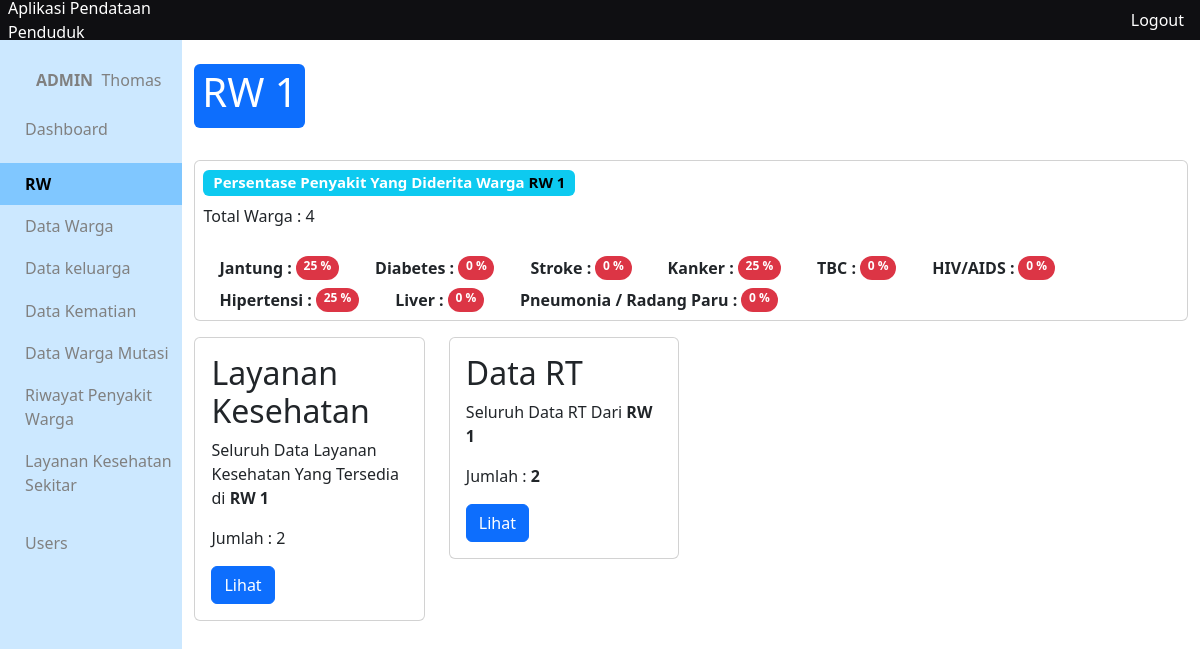
Page /app/views/rw/detail-rw.php?rw=1 (signed in) on the committed database.
### tables this page shows
CREATE TABLE `penyakit` (
  `id_penyakit` int(10) NOT NULL,
  `nama_penyakit` varchar(100) DEFAULT NULL
);

### app/functions/warga/function-crud.php (called while the page is built, shortened)
<?php
require_once __DIR__."/../main-function.php";
function getWargaByRw($rw){
	$query = "SELECT * FROM warga WHERE no_rw = '$rw' ";
	return query($query);
}
?>

### app/functions/main-function.php (called while the page is built, shortened)
<?php
$conn = mysqli_connect("localhost", "root", '', "data_penduduk");
function query($query)
{
	global $conn;
	$result = mysqli_query($conn, $query);
	$rows = [];
		while( $row = mysqli_fetch_assoc($result) ) {
			$rows[] = $row;
		}
	return $rows;
}

### app/functions/penyakit-warga/function-crud.php (called while the page is built, shortened)
<?php
require_once __DIR__.'/../main-function.php';
function getAllPenyakit(){
	$query = "SELECT * FROM penyakit";
	return query($query);
}
function persentasePenyakitByRW($id,$rw){
	$query1 = "SELECT no_rw as rw , id_t_penyakit as id FROM riwayat_penyakit_warga
	INNER JOIN warga ON riwayat_penyakit_warga.nik_penyakit = warga.nik_warga
	WHERE no_rw = '$rw' AND id_t_penyakit = '$id' ";
	$query2 = "SELECT * FROM warga WHERE no_rw = '$rw' ";
	$jumlahWarga = count(query($query2));
	$jumlahPenderita = count(query($query1));
	$persentase = ($jumlahPenderita/$jumlahWarga)*100;
	return $persentase;
}
 ?>

### app/functions/layanan-kesehatan/function-crud.php (called while the page is built, shortened)
<?php
require_once __DIR__.'/../main-function.php';
function getKesehatanInRw($rw){
	$query = "SELECT * FROM layanan_kesehatan WHERE no_rw = '$rw'";
	return query($query);
}
 ?>

### app/functions/rt/function-crud.php (called while the page is built, shortened)
<?php
require_once __DIR__."/../main-function.php";
function getRtInRw($rw){
	$query = "SELECT * FROM rt WHERE no_rw = '$rw'";
	return query($query);
}
?>

### app/views/rw/detail-rw.php (the view)
<?php include_once '../layouts/header.php' ?>
<?php include_once '../layouts/side-bar.php' ?>
<?php require_once "../../functions/rw/function-crud.php" ?>
<?php require_once "../../functions/rt/function-crud.php" ?>
<?php require_once "../../functions/warga/function-crud.php" ?>
<?php require_once "../../functions/layanan-kesehatan/function-crud.php" ?>
<?php require_once "../../functions/penyakit-warga/function-crud.php" ?>
<?php
if (isset($_GET['rw'])) {
	$rw = $_GET['rw'];
}else{
	$rw = 1;
}
$penyakit = getAllPenyakit();
$total_warga = count(getWargaByRw($rw));
?>
<div class="container">
	<div class="badge bg-primary text-wrap mb-3 mt-4">
		<h1>RW <?= $rw ?> </h1>
	</div>
	<div class="penyakit-wrapper my-3">
		<div class="card d-flex p-2">
			<h5>
				<div class="badge bg-info">
					Persentase Penyakit Yang Diderita Warga <b class="text-black">RW <?= $rw ?></b>
				</div>
			</h5>
			<p>Total Warga : <?= $total_warga ?></p>
			<div class="persentase d-flex flex-wrap mt-1">
			<?php if (empty($total_warga)): ?>
				<h3>Belum Ada Data Warga Di RW Ini Yang Ditambahkan</h3>
			<?php else : ?>
				<?php foreach ($penyakit as $p) : ?>
					<div class="penyakit d-flex flex-wrap mt-2 mx-3">
						<div class="name"><b><?= $p['nama_penyakit'] ?> :</b> </div>
						<span class="badge rounded-pill text-bg-danger mx-1">
						<?= $persentase = persentasePenyakitByRW($p['id_penyakit'],$rw); ?>
							%
						</span>
					</div>
				<?php endforeach ?>
			<?php endif ?>
			</div>
		</div>
	</div>
	<div class="row">
		<div class="col-sm-3 mb-3 mb-sm-0">
    		<div class="card mb-4">
	     		<div class="card-body">
	       		 <h2 class="card-title">Layanan Kesehatan</h2>
	       		 <p class="card-text">Seluruh Data Layanan Kesehatan Yang Tersedia di <b>RW <?= $rw ?></b></p>
	       		 <p class="card-text">Jumlah : <?= count(getKesehatanInRw($rw)); ?></b></p>
	       		 <a href="../layanan-kesehatan/detail.php?rw=<?= $rw ?>" class="btn btn-primary">Lihat</a>
	      		</div>
	    	</div>
	  	</div>
	  	<div class="col-sm-3 mb-3 mb-sm-0">
    		<div class="card mb-4">
	     		<div class="card-body">
	       		 <h2 class="card-title">Data RT</h2>
	       		 <p class="card-text">Seluruh Data RT Dari <b>RW <?= $rw ?></b></p>
	       		 <p class="card-text">Jumlah : <b><?= count(getRtInRw($rw)); ?></b></p>
	       		 <a href="../rt/index.php?rw=<?= $rw ?>" class="btn btn-primary">Lihat</a>
	      		</div>
	    	</div>
	  	</div>
	</div>
</div>
<?php include_once '../layouts/footer.php' ?>

### app/css/colors.css (style rules this page uses)
:root { --pink: #ecc6b3; --docks: #42506B; --haze: #C6CEFF; --fairy: #45E3FF; --rang1: #CCE8FF; --rang2: #B3DDFF; --rang3: #99D2FF; --rang4: #80C7FF; }

### app/css/style.css (style rules this page uses)
* { margin: 0; padding: 0; }
body { width: 100vw; height: 100vh; }

### rows in the picture
penyakit: nama_penyakit "Jantung", id_penyakit "25"
penyakit: nama_penyakit "Diabetes", id_penyakit "0"
penyakit: nama_penyakit "Stroke", id_penyakit "0"
penyakit: nama_penyakit "Kanker", id_penyakit "25"
penyakit: nama_penyakit "TBC", id_penyakit "0"
penyakit: nama_penyakit "HIV/AIDS", id_penyakit "0"
penyakit: nama_penyakit "Hipertensi", id_penyakit "25"
penyakit: nama_penyakit "Liver", id_penyakit "0"
penyakit: nama_penyakit "Pneumonia / Radang Paru", id_penyakit "0"

### other values in the picture
$_SESSION['level'] "ADMIN"
$_SESSION['nama'] "Thomas"
$rw "1"
$total_warga "4"
count(getKesehatanInRw($rw)) "2"
count(getRtInRw($rw)) "2"
